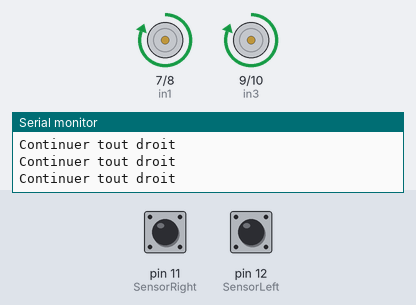
This sketch was run on a simulated Arduino Uno, built with avr-gcc and run on an emulated ATmega328P. Shown: motor-driver pin pairs drawn as motors (green arrow = first pin HIGH = forward, orange = second pin HIGH = backward, longer = more drive), the last lines printed to the serial monitor. Inputs (shaded band) come from the test bench; at power-on: pin 11 (SensorRight) LOW, pin 12 (SensorLeft) LOW.

Above: at 1.2 s.
1.3 s: pin 11 (SensorRight) driven HIGH
At 2.4 s:
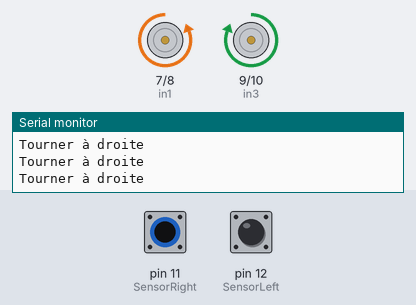
2.8 s: pin 12 (SensorLeft) driven HIGH
At 3.6 s:
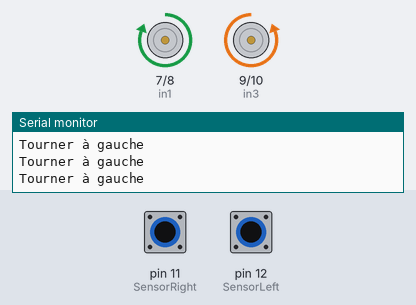
4.3 s: pin 12 (SensorLeft) driven LOW
At 4.8 s:
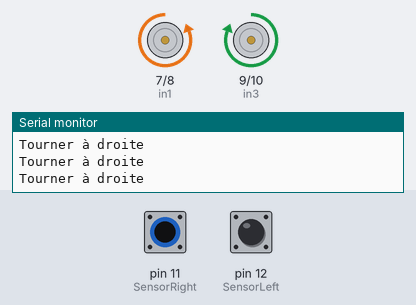
5.8 s: pin 11 (SensorRight) driven LOW
At 6.1 s:
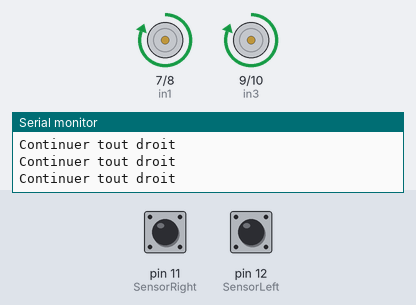
8.8 s: pin 11 (SensorRight) pulsed HIGH 2 times (0.12 s each, 0.3 s apart)
At 9.03 s:
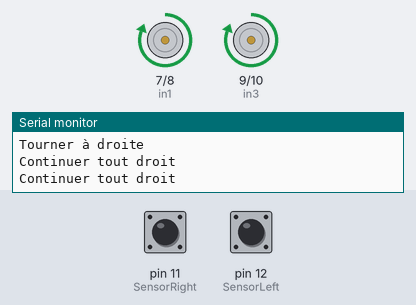
12.4 s: pin 12 (SensorLeft) pulsed HIGH 5 times (0.12 s each, 0.3 s apart)
At 12.63 s:
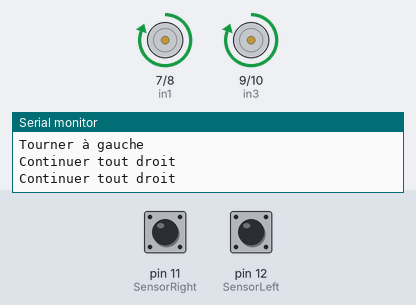
Timing chart, 0 to 15.4 s (numbered marks = the images above; inputs shaded):
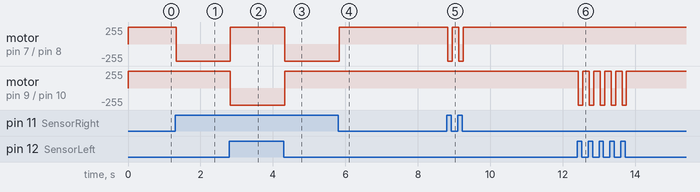

Measured:
- after the input at 1.3 s, motor on pin 7 (in1) / pin 8 (in2): forward 255/255 → backward 255/255 at once
- after the input at 2.8 s, motor on pin 7 (in1) / pin 8 (in2): backward 255/255 → forward 255/255 at once; motor on pin 9 (in3) / pin 10 (in4): forward 255/255 → backward 255/255 at once
- after the input at 4.3 s, motor on pin 7 (in1) / pin 8 (in2): forward 255/255 → backward 255/255 at once; motor on pin 9 (in3) / pin 10 (in4): backward 255/255 → forward 255/255 at once
- after the input at 5.8 s, motor on pin 7 (in1) / pin 8 (in2): backward 255/255 → forward 255/255 at once
- after the input at 8.8 s, motor on pin 7 (in1) / pin 8 (in2): alternates forward 255/255 for 0.18 s and backward 255/255 for 0.12 s, 4 changes in all, then stays forward 255/255, starting at once
- after the input at 12.4 s, motor on pin 9 (in3) / pin 10 (in4): alternates forward 255/255 for 0.18 s and backward 255/255 for 0.12 s, 10 changes in all, then stays forward 255/255, starting at once

The sketch:

follow-line.ino
```cpp
// Define motor control pins
const int in1 = 7;
const int in2 = 8;
const int in3 = 9;
const int in4 = 10;

// Define sensor pins
const int SensorLeft = 12;
const int SensorRight = 11;

// Variables to store sensor readings
bool etatCapteurGauche;
bool etatCapteurDroit;

void setup() {
  // Initialize serial communication
  Serial.begin(9600);

  // Set motor control pins as OUTPUT
  pinMode(in1, OUTPUT);
  pinMode(in2, OUTPUT);
  pinMode(in3, OUTPUT);
  pinMode(in4, OUTPUT);

  // Set sensor pins as INPUT
  pinMode(SensorLeft, INPUT);
  pinMode(SensorRight, INPUT);
}

void loop() {
  // Read sensor values
  etatCapteurGauche = digitalRead(SensorLeft);
  etatCapteurDroit = digitalRead(SensorRight);

  // Check sensor readings and control the robot accordingly
  if (etatCapteurGauche) {
    // Turn left if the left sensor detects an obstacle
    Serial.println("Tourner à gauche");
    turn_left();
  } else if (etatCapteurDroit) {
    // Turn right if the right sensor detects an obstacle
    Serial.println("Tourner à droite");
    turn_right();
  } else {
    // Continue forward if no obstacles are detected
    Serial.println("Continuer tout droit");
    forward();
  }
}

// Function to move the robot forward
void forward() {
  digitalWrite(in1, HIGH);
  digitalWrite(in2, LOW);
  digitalWrite(in3, HIGH);
  digitalWrite(in4, LOW);
}

// Function to turn the robot left
void turn_left() {
  digitalWrite(in1, HIGH);
  digitalWrite(in2, LOW);
  digitalWrite(in3, LOW);
  digitalWrite(in4, HIGH);
}

// Function to turn the robot right
void turn_right() {
  digitalWrite(in1, LOW);
  digitalWrite(in2, HIGH);
  digitalWrite(in3, HIGH);
  digitalWrite(in4, LOW);
}
```
